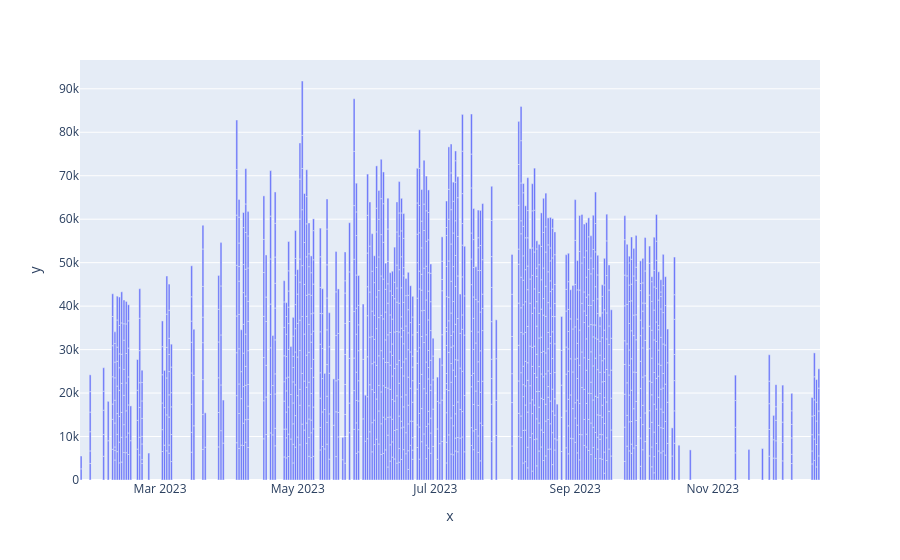

The cell this chart's notebook holds for it:
### Code cell
year=2023
plt.figure(figsize=(10, 6))
years_1_data = data[data["Date"].dt.year == year]
px.bar(x=years_1_data["Date"], y=years_1_data["Production"])

### Figure 1 — Plotly figure (JSON) as saved in the notebook; plotly's stock layout.template omitted (floating-point values rounded to 4 significant figures; data arrays with more than 128 entries replaced by an {"elided": "..."} marker saying what was removed)
{"data": [{"hovertemplate": "x=%{x}<br>y=%{y}<extra></extra>", "legendgroup": "", "marker": {"color": "#636efa", "pattern": {"shape": ""}}, "name": "", "orientation": "v", "showlegend": false, "textposition": "auto", "type": "bar", "x": {"elided": "1489 str values"}, "xaxis": "x", "y": {"elided": "1489 int values"}, "yaxis": "y"}], "layout": {"barmode": "relative", "legend": {"tracegroupgap": 0}, "margin": {"t": 60}, "xaxis": {"anchor": "y", "domain": [0, 1], "title": {"text": "x"}}, "yaxis": {"anchor": "x", "domain": [0, 1], "title": {"text": "y"}}}}
